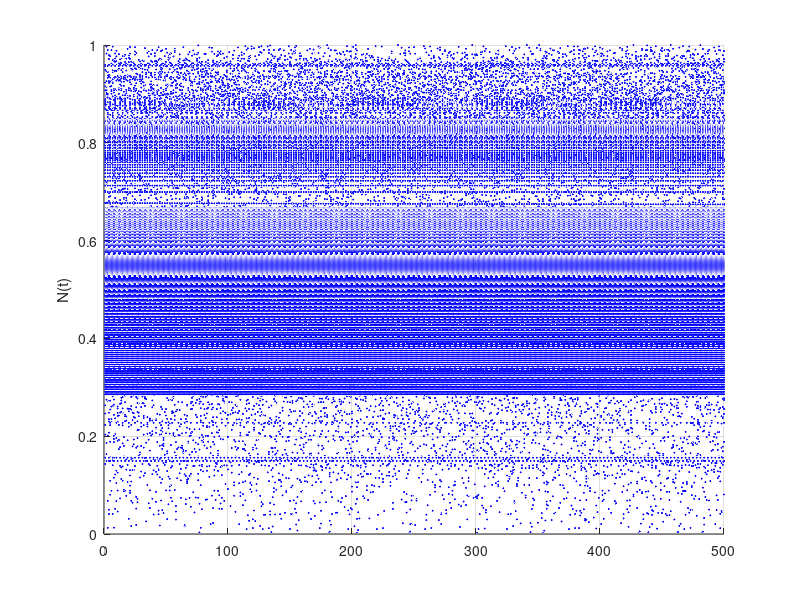

MATLAB code to generate this figure:
close all;
clear;
%fun= @(x,r) x+r*x*(1-x);
fun= @(x,r) r*x*(1-x);
x0=rand(1);
a0=1.4;
a1=4;
N=261;         %not sure what it is either 0.01
L=500;
p_siz=1;

mat = zeros(N,L);
a = linspace(a0,a1,N);
format long
for i = 1:N
    ca = a(i); % pick one parameter value at each time
    for j = 1:L % generate a sequence with length L
        if j == 1 
            pre = x0; % assign initial value
            for k = 1:500 
               nxt = fun(pre,ca); 
               pre = nxt;
            end
        end
        nxt = fun(pre,ca); 
        mat(i,j) = nxt; 
        pre = nxt;  
    end
end

% plot 
dcolor = [0,0,1]; %        
[r,c] = meshgrid(1:L,a);  
surf(r,c,mat,'Marker','*','MarkerSize',p_siz,'FaceColor','None','MarkerEdgeColor', dcolor,'EdgeColor','None');
zlabel('N(t)');ylabel('a');
view([90,0,0]) 
ylim([0,6]) 